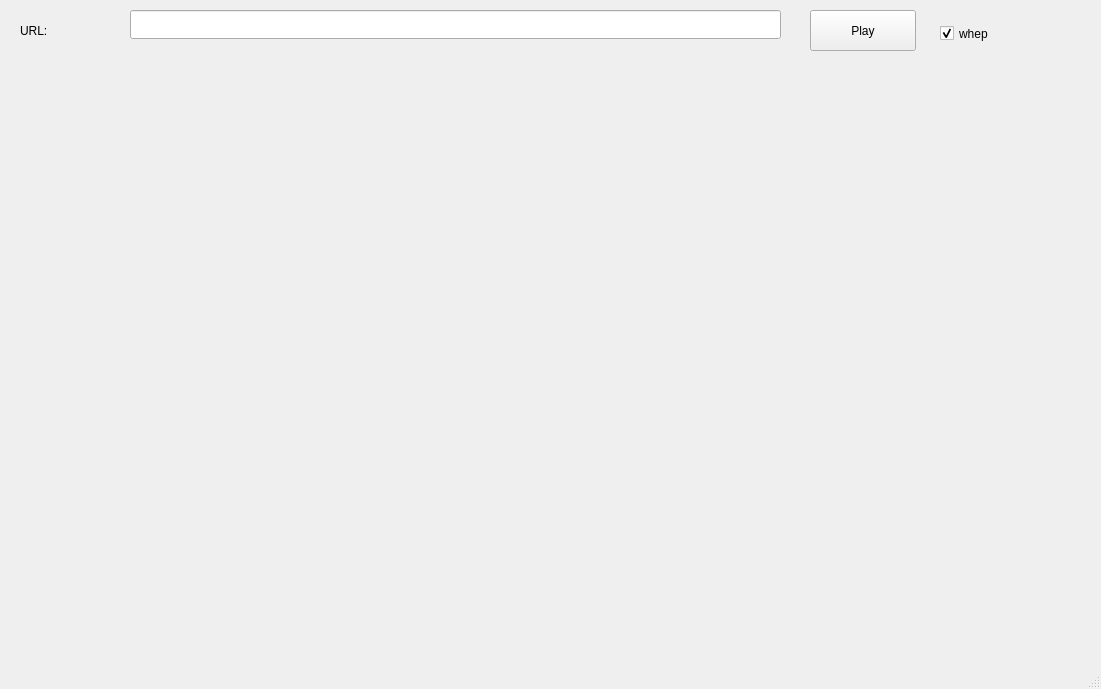
<?xml version="1.0" encoding="UTF-8"?>
<ui version="4.0">
 <class>MainWindow</class>
 <widget class="QMainWindow" name="MainWindow">
  <property name="geometry">
   <rect>
    <x>0</x>
    <y>0</y>
    <width>1101</width>
    <height>689</height>
   </rect>
  </property>
  <property name="windowTitle">
   <string>webrtc拉流播放demo</string>
  </property>
  <widget class="QWidget" name="centralwidget">
   <widget class="QLabel" name="m_l_url">
    <property name="geometry">
     <rect>
      <x>20</x>
      <y>20</y>
      <width>80</width>
      <height>21</height>
     </rect>
    </property>
    <property name="text">
     <string>URL:</string>
    </property>
   </widget>
   <widget class="QLineEdit" name="m_url">
    <property name="geometry">
     <rect>
      <x>130</x>
      <y>10</y>
      <width>651</width>
      <height>29</height>
     </rect>
    </property>
   </widget>
   <widget class="QPushButton" name="m_b_play">
    <property name="geometry">
     <rect>
      <x>810</x>
      <y>10</y>
      <width>106</width>
      <height>41</height>
     </rect>
    </property>
    <property name="text">
     <string>Play</string>
    </property>
   </widget>
   <widget class="QCheckBox" name="m_c_whep">
    <property name="geometry">
     <rect>
      <x>940</x>
      <y>20</y>
      <width>121</width>
      <height>27</height>
     </rect>
    </property>
    <property name="text">
     <string>whep</string>
    </property>
    <property name="checked">
     <bool>true</bool>
    </property>
   </widget>
  </widget>
  <widget class="QMenuBar" name="menubar">
   <property name="geometry">
    <rect>
     <x>0</x>
     <y>0</y>
     <width>1101</width>
     <height>48</height>
    </rect>
   </property>
  </widget>
  <widget class="QStatusBar" name="statusbar"/>
 </widget>
 <resources/>
 <connections/>
</ui>
